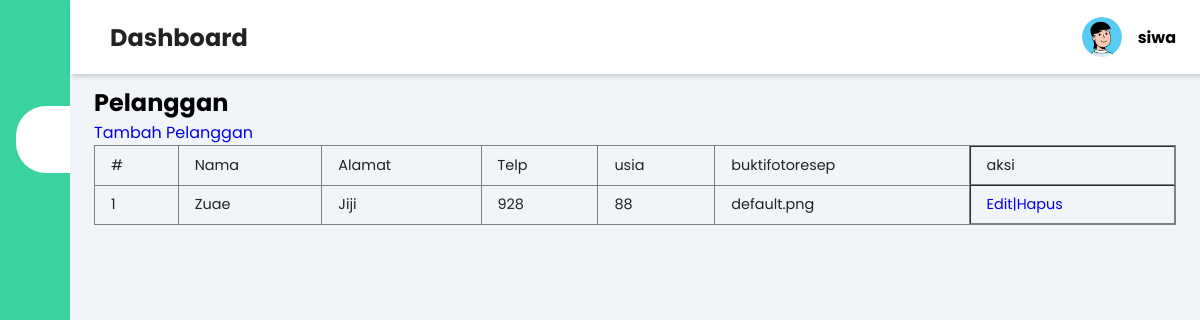
Page /Pelanggan/index.php (signed in) on the committed database.
### tables this page shows
CREATE TABLE `tb_pelanggan` (
  `idpelanggan` int(11) NOT NULL,
  `namalengkap` varchar(50) NOT NULL,
  `alamat` varchar(100) NOT NULL,
  `telp` int(15) NOT NULL,
  `usia` int(2) NOT NULL,
  `buktifotoresep` varchar(255) NOT NULL
);

### Pelanggan/index.php (the view, shortened to what this page needs)
<?php
require_once '../koneksi.php';
require_once '../templates/header.php';
?>
<div class="main-content">
    <header>
        <h2>
            <label for="nav-toggle">
                <span class="las la-bars"></span>
            </label> Dashboard
        </h2>
        <div class="user-wrapper">
            <img src="../Dashboard//img/Avatar.png" width="40px" height="40px" alt="">
            <div>
                <h4><?= $_SESSION['userlogin'] ?></h4>
            </div>
        </div>
    </header>
    <main>
        <?php
        $query = "SELECT * FROM tb_pelanggan";
        $result = mysqli_query($conn, $query);
        $rows = [];
        while ($row = mysqli_fetch_assoc($result)) {
            $rows[] = $row;
        }
        ?>
        <H2>Pelanggan</H2>
        <?php if ($_SESSION['leveluser'] == '2') : ?>
            <a href="Phalamancreate.php" class="btn btn-tambah">Tambah Pelanggan</a>
        <?php endif; ?>
        <table width="100%" border=1>
            <tr>
                <td>#</td>
                <td>Nama</td>
                <td>Alamat</td>
                <td>Telp</td>
                <td>usia</td>
                <td>buktifotoresep</td>
                <?php if ($_SESSION['leveluser'] == '2') : ?>
                    <td>aksi</td>
                <?php endif; ?>
            </tr>
            <?php $i = 1; ?>
            <?php foreach ($rows as $row) : ?>
                <tr>
                    <td><?= $i++; ?></td>
                    <td><?= $row['namalengkap'] ?></td>
                    <td><?= $row['alamat'] ?></td>
                    <td><?= $row['telp'] ?></td>
                    <td><?= $row['usia'] ?></td>
                    <td><?= $row['buktifotoresep'] ?></td>
                    <?php if ($_SESSION['leveluser'] == '2') : ?>
                        <td>
                            <a href="Pedit.php?id=<?= $row['idpelanggan'] ?>">Edit|</a>
                            <a href="Phapus.php?id=<?= $row['idpelanggan'] ?>">Hapus</a>
                        </td>
                    <?php endif; ?>
                </tr>
            <?php endforeach; ?>
        </table>
    </main>
</div>
<?php require_once '../templates/footer.php'; ?>

### templates/css/style.css (style rules this page uses)
:root { --main-color: #38d39f; --color-dark: #1D2231; --text-grey: #8390A2; }
* { padding: 0; margin: 0; box-sizing: border-box; list-style-type: none; text-decoration: none; font-family: 'Poppins', sans-serif; }
.main-content { transition: margin-left 300ms; margin-left: 345px; }
header { background: #fff; display: flex; justify-content: space-between; padding: 1rem 1.5rem; box-shadow: 2px 2px 5px rgba(0, 0, 0, 0.2); position: fixed; left: 345px; width: calc(100% - 345px); top: 0; z-index: 100; transition: left 300ms; }
header h2 { color: #222; }
header label span { font-size: 1.7rem; padding-right: 1rem; }
.user-wrapper { display: flex; align-items: center; }
.user-wrapper img { border-radius: 50%; margin-right: 1rem; }
main { padding: 85px 1.5rem; background: #f1f5f9; height: 100vh; }
table { border-collapse: collapse; }
td { padding: .5rem 1rem; font-size: .9rem; color: #222; }
tr td:last-child { display: flex; align-items: center; }
@media only screen and (max-width: 1200px) { .main-content { margin-left: 70px; } }
@media only screen and (max-width: 1200px) { .main-content header { width: calc(100% - 70px); left: 70px; } }

### rows in the picture
tb_pelanggan: namalengkap "Zuae", alamat "Jiji", telp "928", usia "88", buktifotoresep "default.png"

### other values in the picture
$_SESSION['userlogin'] "siwa"
